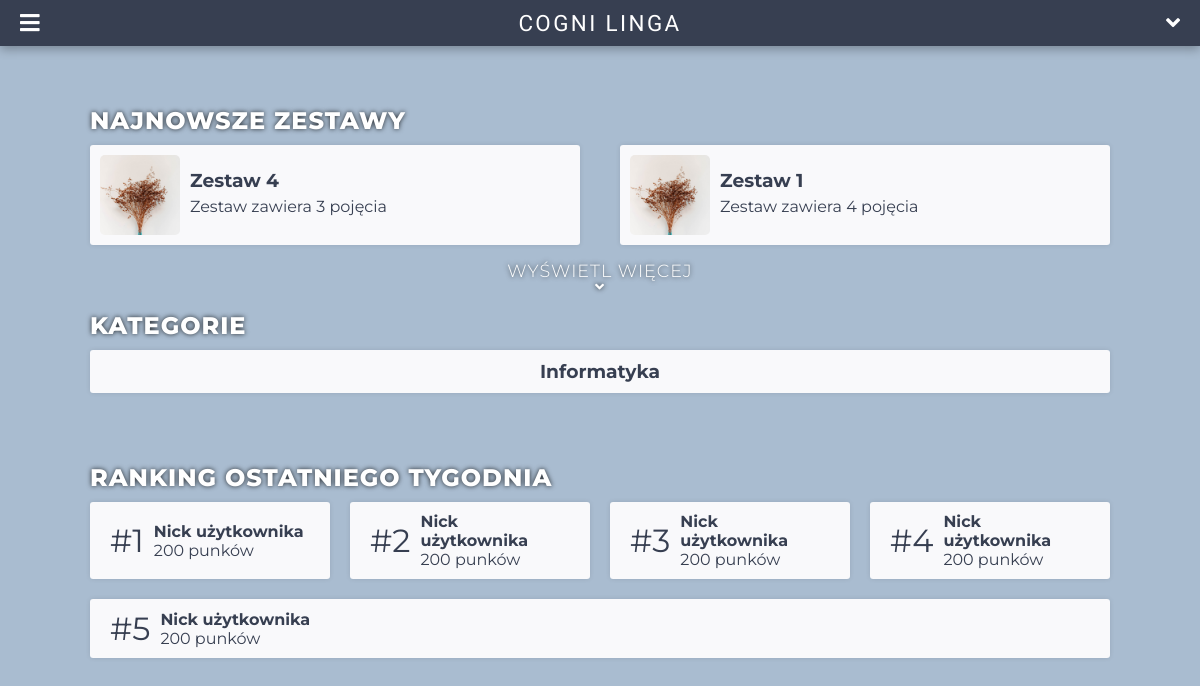
/cogni (signed in), run on the app's committed database.
### tables this page shows
CREATE TABLE `study_sets` (
  `id` bigint(20) NOT NULL,
  `title` varchar(50) NOT NULL,
  `created_by` bigint(20) NOT NULL,
  `flashcard_count` int(11) NOT NULL,
  `description` text DEFAULT NULL,
  `term_lang` int(11) NOT NULL,
  `definition_lang` int(11) NOT NULL,
  `category` int(11) NOT NULL,
  `visibility` int(11) NOT NULL DEFAULT 0,
  `created_date` datetime NOT NULL DEFAULT current_timestamp,
  `points` int(11) NOT NULL
);

CREATE TABLE `categories` (
  `id` int(11) NOT NULL,
  `name` varchar(50) NOT NULL
);

### app/Controller.php (called while the page is built, shortened)
<?php
class Controller {
  public function view($file, Array $options = []) {
    $web = $options['web'] ?? null;
    require_once ROOT_DIR.'/layout/head.php';
    require_once ROOT_DIR.'/views/'.$file;
    require_once ROOT_DIR.'/layout/footer.php';
    die();
  }
}

### controllers/HomeController.php (called while the page is built, shortened)
<?php
class HomeController extends Controller {
  public function main() {
      $publicId = DB::$vPublicID;
      return $this->view('main.php', ['pageTitle' => 'Strona główna', 'web' => [
          'categories' => DB::select('SELECT * FROM categories')["data"],
          'allSets' => DB::select("SELECT id, title, flashcard_count FROM study_sets WHERE (visibility = $publicId or created_by = $_SESSION[userId]) ORDER BY created_date DESC LIMIT 3")["data"],
          'favouriteSets' => DB::select("SELECT id, title, flashcard_count FROM favourite_sets as fs join study_sets as ss on ss.id = fs.study_set WHERE (visibility = $publicId or created_by = $_SESSION[userId]) and user = :id", ["id" => $_SESSION["userId"]])["data"],
          'historySets' => DB::select("SELECT id, title, flashcard_count FROM learning_history as fh join study_sets as ss on fh.study_set = ss.id WHERE (visibility = $publicId or created_by = $_SESSION[userId]) and user = :id order by finished_date DESC LIMIT 3", ["id" => $_SESSION["userId"]])["data"]
      ]]);
  }
}

### database/DB.php (called while the page is built, shortened)
<?php
class DB {
  private static $db = null;
  public static function configure() {
    self::$db = new PDO('mysql:host='.HOST.';dbname='.DATABASE.'', USER, PASSWORD, [
      PDO::ATTR_EMULATE_PREPARES => false,
      PDO::ATTR_ERRMODE => PDO::ERRMODE_EXCEPTION,
      PDO::MYSQL_ATTR_INIT_COMMAND => "SET NAMES utf8"
    ]);
  }
  public static function select($sql, Array $data = []) {
    $query = self::$db->prepare($sql);
    $query->execute($data);
    return [
      'rows' => $query->rowCount(),
      'data' => $query->fetchAll(PDO::FETCH_ASSOC)
    ];
  }
}

### views/main.php (the view, shortened to what this page needs)
<?php
  require_once ROOT_DIR.'/layout/app-nav.php';
?>
<section>
  <section id="app-panel">
    <article>
      <section>
        <h2>Najnowsze zestawy</h2>
        <section class="recent">
          <?php
            foreach($web["allSets"] as $set){
          ?>
          <a class="flash-prev" href="<?= ROOT_URL ?>/nauka/<?= $set["id"] ?>">
            <div class="flash-img">
              <img src="<?= ROOT_URL ?>/img/flashcard.jpg" alt="" />
            </div>
            <div class="flash-description">
              <h3><?= $set["title"] ?></h3>
              <p>
                <span class="flash-count">Zestaw zawiera <?= $set["flashcard_count"] > 4 ? $set["flashcard_count"]." pojęć" : $set["flashcard_count"] == 1 ? $set["flashcard_count"]." pojęcie" : $set["flashcard_count"]." pojęcia"?></span>
              </p>
            </div>
          </a>
          <?php
            }
          ?>
        </section>
        <h2 class="load-more">
          <a href="<?= ROOT_URL ?>/wszystkie-fiszki">Wyświetl więcej</a>
          <span class="icon"><i class="fas fa-angle-down"></i></span>
        </h2>
      </section>
      <section>
        <h2>Kategorie</h2>
        <section id="categories">
        <?php
          foreach($web["categories"] as $cat) {
        ?>
          <a href="<?= ROOT_URL ?>/kategoria/<?= $cat["name"] ?>" class="category-prev">
            <h3><?= $cat["name"] ?></h3>
          </a>
        <?php  }
        ?>
        </section>
      </section>
      <section>
        <h2>Ranking ostatniego tygodnia</h2>
        <section id="ranking">
          <div class="user-prev">
            <span class="left">#1</span>
            <span class="right">
              <strong>Nick użytkownika</strong>
              <span>200 punków</span>
            </span>
          </div>
          <div class="user-prev">
            <span class="left">#2</span>
            <span class="right">
              <strong>Nick użytkownika</strong>
              <span>200 punków</span>
            </span>
          </div>
          <div class="user-prev">
            <span class="left">#3</span>
            <span class="right">
              <strong>Nick użytkownika</strong>
              <span>200 punków</span>
            </span>
          </div>
          <div class="user-prev">
            <span class="left">#4</span>
            <span class="right">
              <strong>Nick użytkownika</strong>
              <span>200 punków</span>
            </span>
          </div>
          <div class="user-prev">
            <span class="left">#5</span>
            <span class="right">
              <strong>Nick użytkownika</strong>
              <span>200 punków</span>
            </span>
          </div>
        </section>
      </section>
    </article>
  </section>
</section>

### index.php (shortened to what this page needs)
<?php
$uri = str_replace(ROOT_URL, "",$_SERVER["REQUEST_URI"]);
$uri = str_replace("/index.php", "", $uri);
$uri = $uri != "" ? $uri : "/";
require_once 'database/DB.php';
require_once 'app/Route.php';
$router = new Route();
$requestedRoute = explode('/', $uri);
if($_SERVER['REQUEST_METHOD'] == 'GET') {
  $router->render('/'.$requestedRoute[1]);
}

### app/Route.php (shortened to what this page needs)
<?php
require_once (ROOT_DIR.'/app/Controller.php');
class Route extends Controller {
  private $routes = [
    '/' => [
      'file' => 'index.php',
      'title' => 'Strona główna',
      'roles' => ['guest'],
      'redirect' => '/cogni'
    ],
    '/logowanie' => [
      'file' => 'login.php',
      'title' => 'Logowanie',
      'roles' => ['guest']
    ],
    '/rejestracja' => [
      'file' => 'register.php',
      'title' => 'Rejestracja',
      'roles' => ['guest']
    ],
    'notfound' => [
      'file' => 'notfound.html',
      'title' => 'Nie znaleziono',
      'roles' => ['guest']
    ],
    '/cogni' => [
      'roles' => ['user', 'admin'],
      'redirect' => '/logowanie',
      'controller' => 'HomeController',
      'function' => 'main'
    ],
    '/wyloguj' => [
      'controller' => 'AuthController',
      'function' => 'logout',
      'roles' => ['user', 'admin'],
      'redirect' => '/'
    ],
    '/dodaj' => [
      'controller' => 'FlashSetsController',
      'function' => 'index',
      'roles' => ['user', 'admin'],
      'redirect' => '/'
    ],
    '/edytuj' => [
      'controller' => 'FlashSetsController',
      'function' => 'edit',
      'roles' => ['user', 'admin'],
      'redirect' => '/'
    ],
    '/usun' => [
      'controller' => 'FlashSetsController',
      'function' => 'delete',
      'roles' => ['user', 'admin'],
      'redirect' => '/'
    ],
    '/wszystkie-fiszki' => [
      'controller' => 'HomeController',
      'function' => 'allsets',
      'roles' => ['user', 'admin'],
      'redirect' => '/'
    ],
    '/szukaj' => [
      'controller' => 'HomeController',
      'function' => 'search',
      'roles' => ['user', 'admin'],
      'redirect' => '/'
    ],
    '/moje-fiszki' => [
      'controller' => 'HomeController',
      'function' => 'usersets',
      'roles' => ['user', 'admin'],
      'redirect' => '/'
    ],
    '/ustawienia' => [
      'file' => 'settings.php',
      'title' => 'Moje konto',
      'roles' => ['user', 'admin'],
      'redirect' => '/'
    ],
    '/nauka' => [
      'controller' => 'LearnController',
      'function' => 'learn',
      'roles' => ['user', 'admin'],
      'redirect' => '/'
    ],
    '/test' => [
      'function' => 'test',
      'roles' => ['guest', 'user', 'admin']
    ],
    '/kategoria' => [
      'function' => 'category',
      'controller' => 'HomeController',
      'roles' => ['user', 'admin'],
      'redirect' => '/'
    ]
  ];
  private $postRoutes = [
    '/logowanie' => [
      'controller' => 'AuthController',
      'function' => 'login',
      'roles' => ['guest'],
      'redirect' => '/'
    ],
    '/rejestracja' => [
      'controller' => 'AuthController',
      'function' => 'register',
      'roles' => ['guest'],
      'redirect' => '/'
    ],
    '/dodaj' => [
      'controller' => 'FlashSetsController',
      'function' => 'postCreate',
      'roles' => ['user', 'admin'],
      'redirect' => '/'
    ],
    '/edytuj' => [
      'controller' => 'FlashSetsController',
      'function' => 'postEdit',
      'roles' => ['user', 'admin'],
      'redirect' => '/'
    ],
    '/ustawienia' => [
      'controller' => 'UserController',
      'function' => 'settings',
      'roles' => ['user', 'admin'],
      'redirect' => '/ustawienia'
    ]
  ];
  public function render($requestedRoute, $method = 'get') {
    if($method == 'get' ? !isset($this->routes[$requestedRoute]) : !isset($this->postRoutes[$requestedRoute])) {
      $requestedRoute = 'notfound';
      header("HTTP/1.1 404 Not Found");
    } else {
      $controllerToRequire = $method == 'get' ? ($this->routes[$requestedRoute]['controller'] ?? null) : ($this->postRoutes[$requestedRoute]['controller'] ?? null);
      if($controllerToRequire != null) {
        $pageController = new PageController();
        $functionToCall = $method == 'get' ? ($this->routes[$requestedRoute]['function'] ?? null) : ($this->postRoutes[$requestedRoute]['function'] ?? null);
        if($functionToCall != null) $pageController->$functionToCall();
      } else {
        $functionToCall = $method == 'get' ? ($this->routes[$requestedRoute]['function'] ?? null) : ($this->postRoutes[$requestedRoute]['function'] ?? null);
        if($functionToCall != null) $this->$functionToCall();
      }
    }
    return $this->view($this->routes[$requestedRoute]['file'], ['pageTitle' => $this->routes[$requestedRoute]['title']]);
  }
}

### layout/head.php (shortened to what this page needs)
<!DOCTYPE html>
<html lang="pl">
<head>
	<link rel="stylesheet" href="<?= ROOT_URL ?>/css/main.css" />
	<link href="<?= ROOT_URL ?>/fontawesome/css/all.min.css" rel="stylesheet" />
</head>
<body>

### layout/app-nav.php (shortened to what this page needs)
<nav id="page-nav">
  <div id="nav-panel">
    <i class="fas fa-bars"></i>
  </div>
  <h1 class="cogni"><a href="<?= ROOT_URL ?>/cogni">Cogni linga</a></h1>
  <div id="account-panel">
    <i class="fas fa-angle-down"></i>
  </div>
</nav>

### layout/footer.php
</body>
</html>

### css/main.css (style rules this page uses)
* { margin: 0; padding: 0; box-sizing: border-box; -webkit-touch-callout: none; -webkit-user-select: none; -khtml-user-select: none; -moz-user-select: none; -ms-user-select: none; user-select: none; -webkit-tap-highlight-color: transparent; }
:root { --first-color: #373f51; --second-color: #a9bcd0; --third-color: #dce9f6; --fourth-color: #f9f9fb; --white-color: #fff; --red-color: #E60000; --green-color: #37a037; --grey-color: rgba(55, 63, 81, 0.2); }
html { color: var(--first-color); font-size: 16px; font-family: "Montserrat", sans-serif; }
.cogni { font-size: 1.4rem; letter-spacing: 0.15rem; font-weight: 300; font-family: "Montserrat Alternates", sans-serif; text-transform: uppercase; }
body { background-color: var(--first-color); }
p { margin-bottom: 5px; }
#page-nav { position: sticky; z-index: 99999; top: 0; left: 0; width: 100%; background-color: var(--first-color); color: var(--white-color); display: flex; justify-content: center; align-items: center; padding: 10px 20px; box-shadow: 0px 3px 10px rgba(0, 0, 0, 0.3); }
#page-nav #nav-panel { position: absolute; left: 20px; font-size: 1.4rem; color: var(--white-color); cursor: pointer; }
#page-nav #account-panel { position: absolute; right: 20px; font-size: 1.4rem; color: var(--white-color); cursor: pointer; }
#page-nav #account-panel i { transition: 0.3s; }
body > section > section > :first-child { max-width: 1400px; width: 100%; margin: 0px auto; padding-left: 45px; padding-right: 45px; }
a { color: inherit; text-decoration: none; transition: text-shadow 0.3s; }
#app-panel, #login-form { background-color: var(--second-color); margin: auto; padding: 60px 45px; display: flex; flex-direction: column; }
#app-panel .recent { display: flex; flex-wrap: wrap; padding-top: 10px; margin-right: -20px; margin-left: -20px; }
.flash-prev { cursor: pointer; display: flex; background-color: var(--fourth-color); border-radius: 3px; box-shadow: 0px 0px 5px rgba(0, 0, 0, 0.1); padding: 10px; width: 100%; flex-basis: calc(33% - 40px); margin-bottom: 30px; margin: 0px 20px 30px; transition: box-shadow 0.2s; min-width: 315px; flex-grow: 1; }
.flash-img { width: 80px; height: 80px; flex-shrink: 0; position: relative; overflow: hidden; border-radius: 5px; margin-right: 5px; }
.flash-img img { width: 100%; position: absolute; top: 50%; left: 50%; transform: translate(-50%, -50%); }
.flash-prev .flash-description { padding: 5px; display: flex; flex-direction: column; justify-content: center; }
.flash-prev .flash-description h3 { margin-bottom: 5px; }
h2 { text-transform: uppercase; font-weight: 300; color: var(--white-color); text-shadow: 0px 0px 5px rgba(0, 0, 0, 0.8); font-weight: 800; letter-spacing: 1px; }
h2.load-more { font-size: 1.1rem; text-align: center; margin: auto; font-weight: 300; position: relative; cursor: pointer; transition: 0.3s; margin-top:-15px; }
h2.load-more .icon { position: absolute; top: 0; cursor: pointer; font-size: 0.9rem; left: 0; right: 0; margin: auto; transform: translateY(100%); transition: transform 0.3s; }
#app-panel article > section { margin-bottom: 30px; }
#app-panel { min-height: calc(100vh - 48px); }
#categories, #ranking { display: flex; justify-content: space-between; flex-wrap: wrap; margin-right: -10px; margin-left: -10px; }
#categories .category-prev { padding: 10px 20px; cursor: pointer; flex-grow: 1; text-align: center; text-transform: lowercase; }
#categories .category-prev::first-letter { text-transform: uppercase; }
#ranking .user-prev { padding: 10px 20px 10px 10px; display: flex; flex-basis: calc(20% - 20px); flex-grow: 1; }
#ranking .user-prev .left { padding: 0 10px; display: flex; justify-content: center; align-items: center; font-size: 2rem; }
#ranking .user-prev .right { display: flex; flex-direction: column; justify-content: center; }
#categories, #ranking { padding-bottom: 30px; }
.user-prev, .category-prev { background-color: var(--fourth-color); border-radius: 3px; box-shadow: 0px 0px 5px rgba(0, 0, 0, 0.1); margin: 10px; }

### data on the page
study_sets: title "Zestaw 4", flashcard_count "3"
study_sets: title "Zestaw 1", flashcard_count "4"
categories: name "informatyka"
